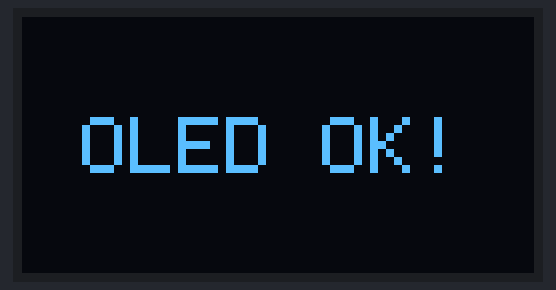
This sketch was run on a simulated ESP32-S3. Shown: 128×64 one-colour display. What the sketch prints to the serial monitor is not drawn.

Above: at 1.1 s.
At 3.3 s:
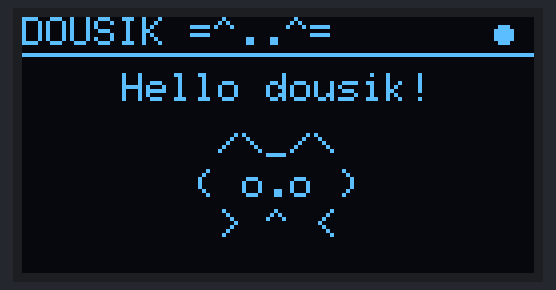

The sketch:

oled.ino
```cpp
/*
 * ═══════════════════════════════════════════════════════════════════
 * STANDALONE OLED TEST — Dousik Cat Edition
 * * WIRING for ESP32-S3:
 * SDA -> GPIO 8
 * SCL -> GPIO 9
 * VCC -> 3.3V or 5V
 * GND -> GND
 * ═══════════════════════════════════════════════════════════════════
 */

#include <Arduino.h>
#include <Wire.h>
#include <Adafruit_GFX.h>
#include <Adafruit_SSD1306.h>

#define SDA_PIN    8
#define SCL_PIN    9
#define OLED_W     128
#define OLED_H     64
#define OLED_ADDR  0x3C  // Default I2C address for most 0.96" OLEDs

// Initialize the OLED display object
Adafruit_SSD1306 oled(OLED_W, OLED_H, &Wire, -1);

void setup() {
  Serial.begin(115200);
  delay(1000);
  Serial.println("\n[OLED Test] Booting...");

  // Start the I2C bus on the custom pins
  Wire.begin(SDA_PIN, SCL_PIN);
  Wire.setClock(100000); // 100kHz for stability

  // Attempt to initialize the OLED
  if (!oled.begin(SSD1306_SWITCHCAPVCC, OLED_ADDR)) {
    Serial.println("[ERROR] SSD1306 allocation failed. Check wiring!");
    while (true); // Freeze here if the screen isn't found
  }

  Serial.println("[OLED Test] Screen found and initialized!");

  // Boot Splash Screen
  oled.clearDisplay();
  oled.setTextColor(SSD1306_WHITE);
  oled.setTextSize(2);
  oled.setCursor(15, 25);
  oled.print("OLED OK!");
  oled.display();
  delay(2000);
}

void loop() {
  oled.clearDisplay();
  oled.setTextColor(SSD1306_WHITE);

  // ── Top bar ───────────────────────────────────────────────
  oled.setTextSize(1);
  oled.setCursor(0, 0);
  oled.print("DOUSIK =^..^=");

  // Blinking "Alive" indicator in the top right
  if ((millis() / 500) % 2 == 0) {
    oled.fillCircle(120, 4, 2, SSD1306_WHITE);
  }

  oled.drawLine(0, 9, 127, 9, SSD1306_WHITE);

  // ── ASCII Cat ─────────────────────────────────────────────
  oled.setCursor(25, 14); oled.print("Hello dousik!");
  oled.setCursor(43, 28); oled.print(" /\\_/\\ ");
  oled.setCursor(43, 38); oled.print("( o.o )");
  oled.setCursor(43, 48); oled.print(" > ^ < ");

  // Push the buffer to the screen
  oled.display();

  // Short delay to prevent flickering
  delay(50);
}
```

Measured:
- what the display in image 0 shows lasts 2.0 s, from 1.1 s to 3.1 s
- what the display in image 1 shows lasts 0.4 s, from 3.1 s to 3.5 s
